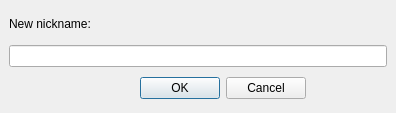
<?xml version="1.0" encoding="UTF-8"?>
<ui version="4.0">
 <class>NicknameDialog</class>
 <widget class="QDialog" name="NicknameDialog">
  <property name="geometry">
   <rect>
    <x>0</x>
    <y>0</y>
    <width>396</width>
    <height>113</height>
   </rect>
  </property>
  <property name="sizePolicy">
   <sizepolicy hsizetype="Minimum" vsizetype="Minimum">
    <horstretch>0</horstretch>
    <verstretch>0</verstretch>
   </sizepolicy>
  </property>
  <property name="windowTitle">
   <string>Set nickname</string>
  </property>
  <layout class="QVBoxLayout">
   <property name="spacing">
    <number>6</number>
   </property>
   <property name="margin" stdset="0">
    <number>9</number>
   </property>
   <item>
    <layout class="QVBoxLayout">
     <property name="spacing">
      <number>6</number>
     </property>
     <property name="margin" stdset="0">
      <number>0</number>
     </property>
     <item>
      <widget class="QLabel" name="label">
       <property name="sizePolicy">
        <sizepolicy hsizetype="Minimum" vsizetype="Minimum">
         <horstretch>0</horstretch>
         <verstretch>0</verstretch>
        </sizepolicy>
       </property>
       <property name="text">
        <string>New nickname:</string>
       </property>
      </widget>
     </item>
     <item>
      <widget class="QLineEdit" name="nickname"/>
     </item>
    </layout>
   </item>
   <item>
    <layout class="QHBoxLayout">
     <property name="spacing">
      <number>6</number>
     </property>
     <property name="margin" stdset="0">
      <number>0</number>
     </property>
     <item>
      <spacer>
       <property name="orientation">
        <enum>Qt::Orientation::Horizontal</enum>
       </property>
       <property name="sizeHint" stdset="0">
        <size>
         <width>131</width>
         <height>31</height>
        </size>
       </property>
      </spacer>
     </item>
     <item>
      <widget class="QPushButton" name="okButton">
       <property name="text">
        <string>OK</string>
       </property>
      </widget>
     </item>
     <item>
      <widget class="QPushButton" name="cancelButton">
       <property name="text">
        <string>Cancel</string>
       </property>
      </widget>
     </item>
     <item>
      <spacer>
       <property name="orientation">
        <enum>Qt::Orientation::Horizontal</enum>
       </property>
       <property name="sizeHint" stdset="0">
        <size>
         <width>40</width>
         <height>20</height>
        </size>
       </property>
      </spacer>
     </item>
    </layout>
   </item>
  </layout>
 </widget>
 <resources/>
 <connections>
  <connection>
   <sender>okButton</sender>
   <signal>clicked()</signal>
   <receiver>NicknameDialog</receiver>
   <slot>accept()</slot>
   <hints>
    <hint type="sourcelabel">
     <x>278</x>
     <y>253</y>
    </hint>
    <hint type="destinationlabel">
     <x>96</x>
     <y>254</y>
    </hint>
   </hints>
  </connection>
  <connection>
   <sender>cancelButton</sender>
   <signal>clicked()</signal>
   <receiver>NicknameDialog</receiver>
   <slot>reject()</slot>
   <hints>
    <hint type="sourcelabel">
     <x>369</x>
     <y>253</y>
    </hint>
    <hint type="destinationlabel">
     <x>179</x>
     <y>282</y>
    </hint>
   </hints>
  </connection>
 </connections>
</ui>
